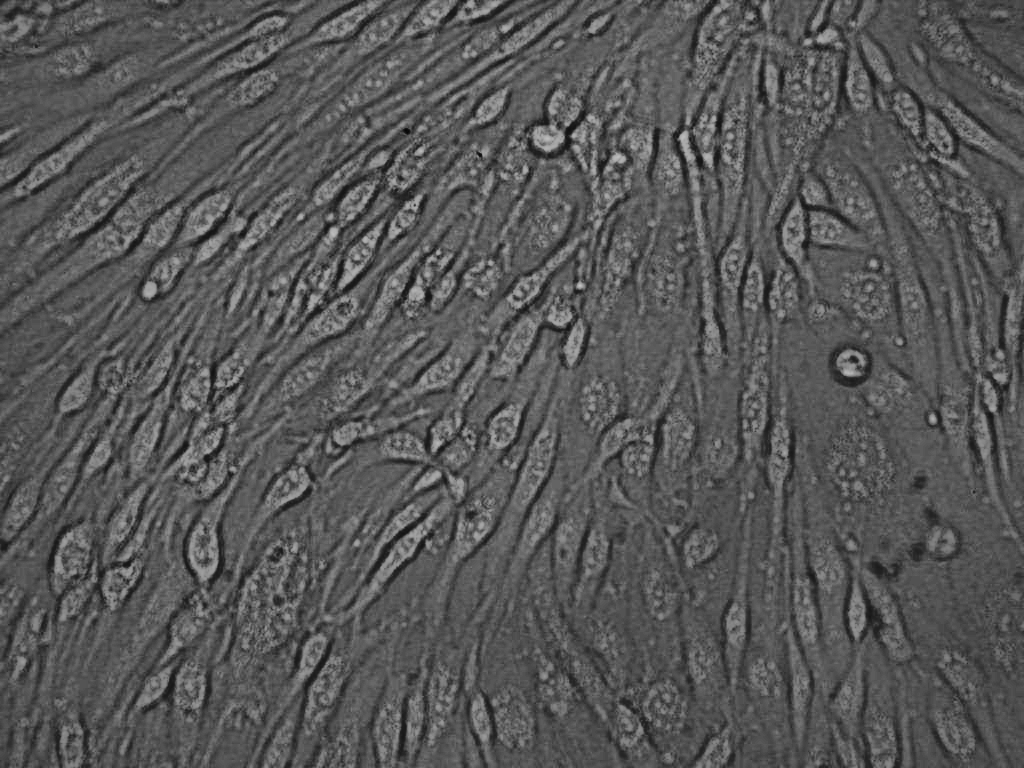
%> input picture course/final/AnisotropicDiffusion-master/project.tiff, 1024 x 768 px
$ octave AnisotropicDiffusionDemo.m   (GNU Octave 9; MATLAB toolbox functions it lacks are replaced by stand-ins)
%> lines starting %> are read from the running program, lines starting %| are printed output that depends on the picture
### course/final/dirart-master/support_programs/edge_perserving_filters/toolbox_nlmeans/toolbox/imnoise.m
function b = imnoise(varargin)
%IMNOISE Add noise to image.
%   J = IMNOISE(I,TYPE,...) Add noise of a given TYPE to the intensity image
%   I. TYPE is a string that can have one of these values:
%
%       'gaussian'       Gaussian white noise with constant
%                        mean and variance
%
%       'localvar'       Zero-mean Gaussian white noise
%                        with an intensity-dependent variance
%
%       'poisson'        Poisson noise
%
%       'salt & pepper'  "On and Off" pixels
%
%       'speckle'        Multiplicative noise
%
%   Depending on TYPE, you can specify additional parameters to IMNOISE. All
%   numerical parameters are normalized; they correspond to operations with
%   images with intensities ranging from 0 to 1.
%
%   J = IMNOISE(I,'gaussian',M,V) adds Gaussian white noise of mean M and
%   variance V to the image I. When unspecified, M and V default to 0 and
%   0.01 respectively.
%
%   J = imnoise(I,'localvar',V) adds zero-mean, Gaussian white noise of
%   local variance, V, to the image I.  V is an array of the same size as I.
%
%   J = imnoise(I,'localvar',IMAGE_INTENSITY,VAR) adds zero-mean, Gaussian
%   noise to an image, I, where the local variance of the noise is a
%   function of the image intensity values in I.  IMAGE_INTENSITY and VAR
%   are vectors of the same size, and PLOT(IMAGE_INTENSITY,VAR) plots the
%   functional relationship between noise variance and image intensity.
%   IMAGE_INTENSITY must contain normalized intensity values ranging from 0
%   to 1.
%
%   J = IMNOISE(I,'poisson') generates Poisson noise from the data instead
%   of adding artificial noise to the data. In order to respect Poisson
%   statistics, the intensities of uint8 and uint16 images must correspond
%   to the number of photons (or any other quanta of information).
%   Double-precision images are used when the number of photons per pixel
%   can be much larger than 65535 (but less than 10^12); the intensities
%   values vary between 0 and 1 and correspond to the number of photons
%   divided by 10^12.
%
%   J = IMNOISE(I,'salt & pepper',D) adds "salt and pepper" noise to the
%   image I, where D is the noise density.  This affects approximately
%   D*numel(I) pixels. The default for D is 0.05.
%
%   J = IMNOISE(I,'speckle',V) adds multiplicative noise to the image I,
%   using the equation J = I + n*I, where n is uniformly distributed random
%   noise with mean 0 and variance V. The default for V is 0.04.
%
%   Note
%   ----
%   The mean and variance parameters for 'gaussian', 'localvar', and
%   'speckle' noise types are always specified as if for a double image
%   in the range [0, 1].  If the input image is of class uint8 or uint16,
%   the imnoise function converts the image to double, adds noise
%   according to the specified type and parameters, and then converts the
%   noisy image back to the same class as the input.
%
%   Class Support
%   -------------
%   I can be of class uint8, uint16, or double.Ê The output image J is of
%   the same class as I.  If I has more than two dimensions it is treated
%   as a multidimensional intensity image and not as an RGB image.
%
%   Example
%   -------
%        I = imread('eight.tif');
%        J = imnoise(I,'salt & pepper', 0.02);
%        imview(I), imview(J)
%
%   See also IMNSTATS, RAND, RANDN.

%   Copyright 1993-2003 The MathWorks, Inc.
%   $Revision: 1.1.1.1 $  $Date: 2008/10/14 19:32:24 $

  [a, code, classIn, classChanged, p3, p4] = ParseInputs(varargin{:});

  clear varargin;
  sizeA = size(a);

  switch code
   case 'gaussian' % Gaussian white noise
    b = a + sqrt(p4)*randn(sizeA) + p3;

   case 'localvar_1' % Gaussian white noise with variance varying locally
                     % imnoise(a,'localvar',v)
                     % v is local variance array
    b = a + sqrt(p3).*randn(sizeA); % Use a local variance array

   case 'localvar_2' % Gaussian white noise with variance varying locally
                     % Use an empirical intensity-variance relation
    intensity = p3(:); % Use an empirical intensity-variance relation
    var       = p4(:);
    minI  = min(intensity);
    maxI  = max(intensity);
    b     = min(max(a,minI),maxI);
    b     = reshape(interp1(intensity,var,b(:)),sizeA);
    b     = a + sqrt(b).*randn(sizeA);

   case 'poisson' % Poisson noise
    switch classIn
     case 'uint8'
      a = round(a*255);
     case 'uint16'
      a = round(a*65535);
     case 'double'
      a = round(a*10^12); % Recalibration
    end

    a = a(:);

    %  (Monte-Carlo Rejection Method) Ref. Numerical
    %  Recipes in C, 2nd Edition, Press, Teukolsky,
    %  Vetterling, Flannery (Cambridge Press)

    b=zeros(size(a));
    idx1=find(a<50); % Cases where pixel intensities are less than 50 units
    if (~isempty(idx1))
      g=exp(-a(idx1));
      em=-ones(size(g));
      t=ones(size(g));
      idx2= (1:length(idx1))';
      while ~isempty(idx2)
        em(idx2)=em(idx2)+1;
        t(idx2)=t(idx2).*rand(size(idx2));
        idx2 = idx2(t(idx2) > g(idx2));
      end
      b(idx1)=em;
    end

    % For large pixel intensities the Poisson pdf becomes
    % very similar to a Gaussian pdf of mean and of variance
    % equal to the local pixel intensities. Ref. Mathematical Methods
    % of Physics, 2nd Edition, Mathews, Walker (Addison Wesley)
    idx1=find(a>=50); % Cases where pixel intensities are more than 49 units
    if (~isempty(idx1))
      b(idx1)=round(a(idx1)+sqrt(a(idx1)).*randn(size(idx1)));
    end

    b = reshape(b,sizeA);

   case 'salt & pepper' % Salt & pepper noise
    b = a;
    x = rand(sizeA);
    d = find(x < p3/2);
    b(d) = 0; % Minimum value
    d = find(x >= p3/2 & x < p3);
    b(d) = 1; % Maximum (saturated) value

   case 'speckle' % Speckle (multiplicative) noise
    b = a + sqrt(12*p3)*a.*(rand(sizeA)-.5);

  end

  % Truncate the output array data if necessary
  if strcmp(code,{'poisson'})
    switch classIn
     case 'uint8'
      b = uint8(b);
     case 'uint16'
      b = uint16(b);
     case 'double'
      b = min(b/10^12,1);
    end
  else
    b = max(0,min(b,1));
    % The output class should be the same as the input class
    if classChanged,
      b = changeclass(classIn, b);
    end
  end


%%%
%%% ParseInputs
%%%
function [a, code, classIn, classChanged, p3, p4, msg] = ParseInputs(varargin)

% Initialization
a            = [];
code         = 'gaussian';
classIn      = '';
classChanged = [];
p3           = [];
p4           = [];
msg = '';

% Check the number of input arguments.

% checknargin(1,4,nargin,mfilename);

% Check the input-array type.
a = varargin{1};
% checkinput(a, {'uint8','uint16','double'}, '', mfilename, 'I', 1);

% Change class to double
classIn = class(a);
classChanged = 0;
if ~isa(a, 'double')
  a = im2double(a);
  classChanged = 1;
else
  % Check for valid image I
  if ~(isNonnegativeReal(a(:)) && all(a(:)<=1))
    eid = sprintf('Images:%s:invalidDoubleImage',mfilename);
    msg = 'A valid double image must have values between zero and one.';
    error(eid,'%s',msg);
  end
end

% Check the noise type.
if nargin > 1
  if ~ischar(varargin{2})
    eid = sprintf('Images:%s:invalidNoiseType',mfilename);
    msg = 'TYPE must be a character string.';
    error(eid,'%s',msg);
  end

  % Preprocess noise type string to detect abbreviations.
  allStrings = {'gaussian', 'salt & pepper', 'speckle',...
                'poisson','localvar'};
  idx = strmatch(lower(varargin{2}), allStrings);
  switch length(idx)
   case 0
    eid = sprintf('Images:%s:unknownNoiseType',mfilename);
    msg = sprintf('Unknown noise type: ''%s''.', varargin{2});
    error(eid,'%s',msg);
   case 1
    code = allStrings{idx};
   otherwise
    eid = sprintf('Images:%s:ambiguousNoiseType',mfilename);
    msg = sprintf('Ambiguous noise type: ''%s''.', varargin{2});
    error(eid,'%s',msg);
  end
else
  code = 'gaussian';  % default noise type
end

switch code
 case 'poisson'
  if nargin > 2
    eid = sprintf('Images:%s:tooManyPoissonInputs',mfilename);
    msg = 'Too many inputs for ''poisson'' noise.';
    error(eid,'%s',msg);
  end

 case 'gaussian'
  p3 = 0;     % default mean
  p4 = 0.01;  % default variance

  if nargin > 2
    p3 = varargin{3};
    if ~isRealScalar(p3)
      eid = sprintf('Images:%s:invalidMean',mfilename);
      msg = 'For ''gaussian'' noise, M must be a real scalar.';
      error(eid,'%s',msg);
    end
  end

  if nargin > 3
    p4 = varargin{4};
    if ~isNonnegativeRealScalar(p4)
      eid = sprintf('Images:%s:invalidVariance',mfilename);
      msg = 'For ''gaussian'' noise, V must be a real nonnegative scalar.';
      error(eid,'%s',msg);
    end
  end

  if nargin > 4
    eid = sprintf('Images:%s:tooManyGaussianInputs',mfilename);
    msg = 'Too many inputs for ''gaussian'' noise.';
    error(eid,'%s',msg);
    return;
  end

 case 'salt & pepper'
  p3 = 0.05;   % default density

  if nargin > 2
    p3 = varargin{3};
    if ~isNonnegativeRealScalar(p3) || (p3 > 1)
      eid = sprintf('Images:%s:invalidNoiseDensity',mfilename);
      msg1 = 'For ''salt & pepper'' noise, D must be a real nonnegative ';
      msg2 = 'scalar less than or equal to 1.';
      msg = sprintf('%s\n%s',msg1,msg2);
      error(eid,'%s',msg);
    end

    if nargin > 3
      eid = sprintf('Images:%s:tooManySaltAndPepperInputs',mfilename);
      msg = 'Too many inputs for ''salt & pepper'' noise.';
      error(eid,'%s',msg);
    end
  end

 case 'speckle'
  p3 = 0.05;    % default variance

  if nargin > 2
    p3 = varargin{3};
    if ~isNonnegativeRealScalar(p3)
      eid = sprintf('Images:%s:invalidVariance',mfilename);
      msg = 'For ''speckle'' noise, V must be a nonnegative real scalar.';
      error(eid,'%s',msg);
    end
  end

  if nargin > 3
    eid = sprintf('Images:%s:tooManySpeckleInputs',mfilename);
    msg = 'Too many inputs for ''speckle'' noise.';
    error(eid,'%s',msg);
  end

 case 'localvar'
  if nargin < 3
    eid = sprintf('Images:%s:toofewLocalVarInputs',mfilename);
    msg = 'Too few inputs for ''localvar'' noise.';
    error(eid,'%s',msg);

  elseif nargin == 3
    % IMNOISE(a,'localvar',v)
    code = 'localvar_1';
    p3 = varargin{3};
    if ~isNonnegativeReal(p3) || ~isequal(size(p3),size(a))
      eid = sprintf('Images:%s:invalidLocalVariance',mfilename);
      msg1 = 'For the ''localvar'' noise syntax, V must contain ';
      msg2 = 'only nonnegative real values and be the same size as A.';
      msg = sprintf('%s\n%s',msg1,msg2);
      error(eid,'%s',msg);
    end

  elseif nargin == 4
    % IMNOISE(a,'localvar',IMAGE_INTENSITY,NOISE_VARIANCE)
    code = 'localvar_2';
    p3 = varargin{3};
    p4 = varargin{4};

    if ~isNonnegativeRealVector(p3) || (any(p3) > 1)
      eid = sprintf('Images:%s:invalidImageIntensity',mfilename);
      msg1 = 'For ''localvar'' noise, IMAGE_INTENSITY must be a ';
      msg2 = 'nonnegative real vector less than or equal to 1.';
      msg = sprintf('%s\n%s',msg1,msg2);
      error(eid,'%s',msg);
    end

    if ~isNonnegativeRealVector(p4)
      eid = sprintf('Images:%s:invalidLocalVariance',mfilename);
      msg1 = 'For ''localvar'' noise, NOISE_VARIANCE must be a ';
      msg2 = 'nonnegative real vector.';
      msg = sprintf('%s\n%s',msg1,msg2);
      error(eid,'%s',msg);
    end

    if ~isequal(size(p3),size(p4))
      eid = sprintf('Images:%s:invalidSize',mfilename);
      msg1 = 'For ''localvar'' noise, IMAGE_INTENSITY and ';
      msg2 = 'NOISE_VARIANCE must be the same size.';
      msg = sprintf('%s\n%s',msg1,msg2);
      error(eid,'%s',msg);
    end

  else
    eid = sprintf('Images:%s:tooManyLocalVarInputs',mfilename);
    msg = 'Too many inputs for ''localvar'' noise.';
    error(eid,'%s',msg);
  end

end

%%%
%%% isReal
%%%
function t = isReal(P)
%   isReal(P) returns 1 if P contains only real
%   numbers and returns 0 otherwise.
%
  isFinite  = all(isfinite(P(:)));
  t = isreal(P) && isFinite && ~isempty(P);


%%%
%%% isNonnegativeReal
%%%
function t = isNonnegativeReal(P)
%   isNonnegativeReal(P) returns 1 if P contains only real
%   numbers greater than or equal to 0 and returns 0 otherwise.
%
  t = isReal(P) && all(P(:)>=0);


%%%
%%% isRealScalar
%%%
function t = isRealScalar(P)
%   isRealScalar(P) returns 1 if P is a real,
%   scalar number and returns 0 otherwise.
%
  t = isReal(P) && (numel(P)==1);


%%%
%%% isNonnegativeRealScalar
%%%
function t = isNonnegativeRealScalar(P)
%   isNonnegativeRealScalar(P) returns 1 if P is a real,
%   scalar number greater than 0 and returns 0 otherwise.
%
  t = isReal(P) && all(P(:)>=0) && (numel(P)==1);


%%%
%%% isVector
%%%
% [4 lines left out: function isVector, not called in this run]


%%%
%%% isNonnegativeRealVector
%%%
% [5 lines left out: function isNonnegativeRealVector, not called in this run]

### course/final/AnisotropicDiffusion-master/diff_co.m
function c_out=diff_co(del_j,k)
%c_out=exp(-(del_j./k).^2);
c_out=1./(1+del_j./k).^0.5;

end

### course/final/AnisotropicDiffusion-master/AnisotropicDiffusionDemo.m
%% Anisotropic Diffusion Demonstration
%
%  Ashutosh Priyadarshy
%
%  Input Image: 'very+little+degeneration.jpg'
%

% Close any previous windows and clear the workspace.
close all; clear all;

% Read in the image. Scale it and noise it up.
k = 400;
iter_times=30;
j = imread('project.tiff');
%> j is the input picture: size 768x1024 uint8; min 6, max 194, mean 87.1
j = double(j)/255;
%> j: size 768x1024 double
oj=j;
j = imnoise(j,'gaussian',0.,.03);
%> in isReal, `isFinite  = all(isfinite(P(:)));`: isFinite = true
%> in ParseInputs, `allStrings = {'gaussian', 'salt & pepper', 'speckle', 'poisson','local..`: allStrings = {'gaussian', 'salt & pepper', 'speckle', 'poisson', 'localvar'}
%> in ParseInputs, `idx = strmatch(lower(varargin{2}), allStrings);`: idx = 1
%> in ParseInputs, `code = allStrings{idx};`: code = 'gaussian'
%> in ParseInputs, `p3 = varargin{3};`: p3 = 0
%> in ParseInputs, `p4 = varargin{4};`: p4 = 0.03
%> in imnoise, `[a, code, classIn, classChanged, p3, p4] = ParseInputs(varargin{:});`: code = 'gaussian'; classIn = 'double'; classChanged = 0; p4 = 0.03
%> in imnoise, `b = a + sqrt(p4)*randn(sizeA) + p3;`:
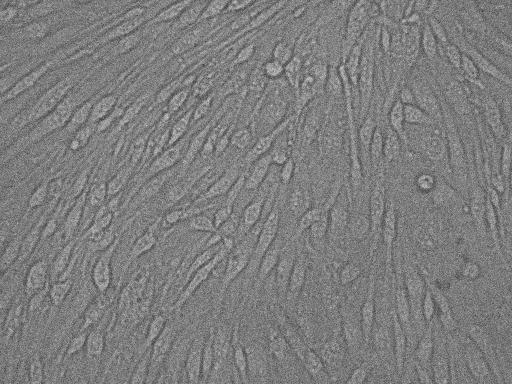
%> b: size 768x1024 double (shown at 1/2 size); min -0.571, max 1.27, mean 0.341; drawn with min black and max white
%> in imnoise, `b = max(0,min(b,1));`:
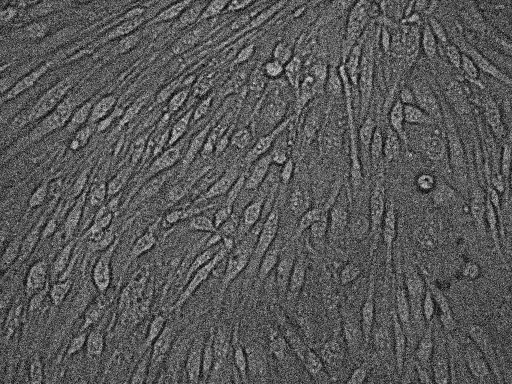
%> b: size 768x1024 double (shown at 1/2 size); min 0, max 1, mean 0.344
% Show the noisy image that will be processed with Anisotropic Diffusion.
imagesc(j); colormap gray;
title('image with noise');

%% Begin Anisotropic Diffusion Algorithm

% Set the number of updates of the AD Image.
for iter = 1:iter_times

    %%% Compute Gradient Images
    % North Gradient
    north = zeros(size(j,1), size(j,2));
    north(2:end, 1:end) =  j(1:end-1, 1:end) ;
    north(1, :) = j(1, :);

    del_j_north = north - j;

    % South Gradient.
    south = zeros(size(j,1), size(j,2));
    south(1:end-1, 1:end) =  j(2:end, 1:end) ;
    south(end, :) = j(end, :);

    del_j_south = south - j;

    % West Gradient.
    west = zeros(size(j,1), size(j,2));
    west(:, 2:end) =  j(:, 1:end-1) ;
    west(:, 1) = j(:, 1);

    del_j_west = west - j;

    % East Gradient.
    east = zeros(size(j,1), size(j,2));
    east(:, 1:end-1) =  j(:, 2:end);
    east(:, end) = j(:, end);

    del_j_east = east - j;

    %%% Compute 2rd Gradient Images


    % Calculate Diffusion Coefficients.
    cn = diff_co(del_j_north,k);
    cs = diff_co(del_j_south,k);
    ce = diff_co(del_j_east,k);
    cw = diff_co(del_j_west,k);

    % Update the image on this iteration.
    j_plus_1 = j + 0.25.*(cn.*del_j_north + cs.*del_j_south + east.*del_j_east + west.*del_j_west);
    % Set j as updated one, make it clear what's happening
    j = j_plus_1;

end
%> this loop made 30 passes
%> pass 1, `del_j_north = north - j;`:
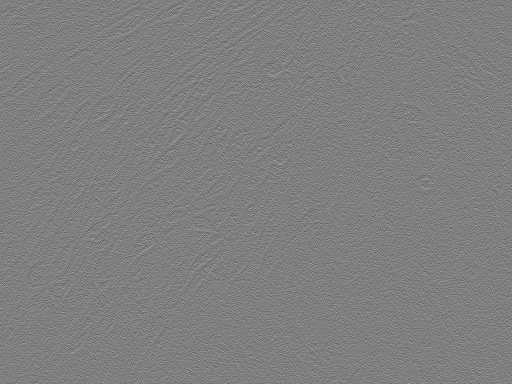
%> del_j_north: size 768x1024 double (shown at 1/2 size); min -1, max 1, mean -2.65e-05; drawn with min black and max white
%> after the loop:
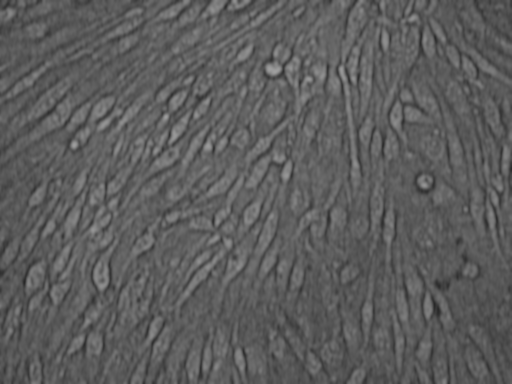
%> east: size 768x1024 double (shown at 1/2 size); min 0.153, max 0.627, mean 0.367
psnr=size(j,1)*size(j,2)/sum(sum((oj-j).^2));
%> psnr = 253.7
% Display the results.
figure(2); imagesc(j); colormap gray
title(['Image with Anisotropic Diffusion Applied ' num2str(iter) ' times.']);
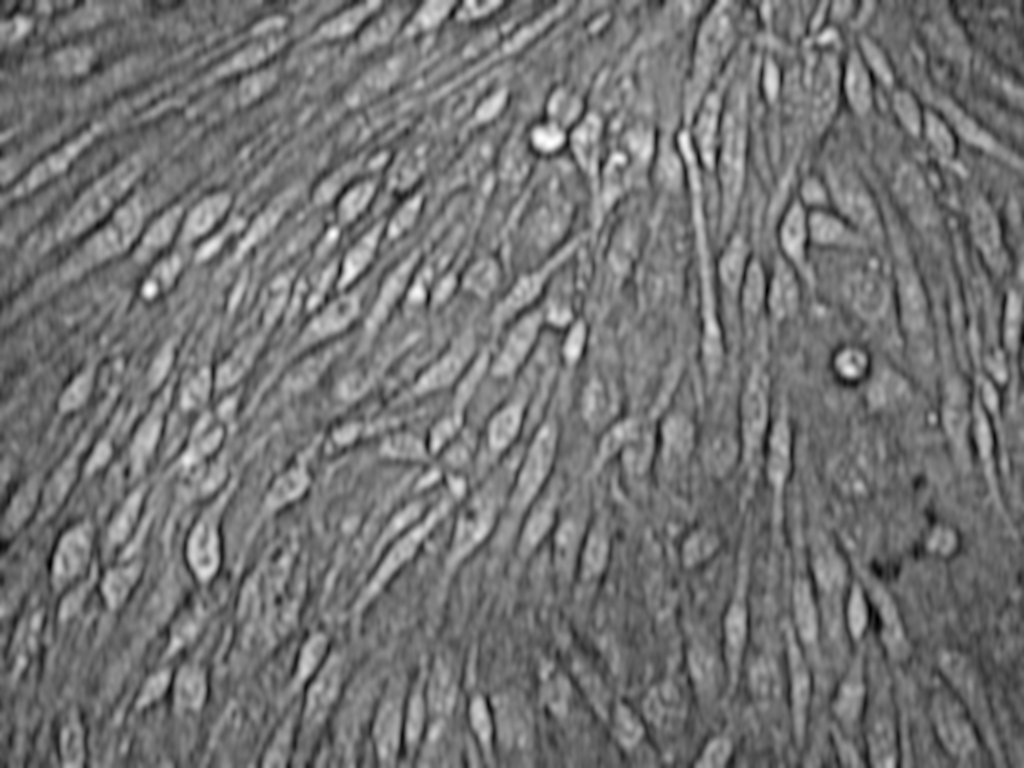
%> displayed picture: size 768x1024x3, on the screen's scale of 0 to 255; min 0, max 255, mean 115.2
